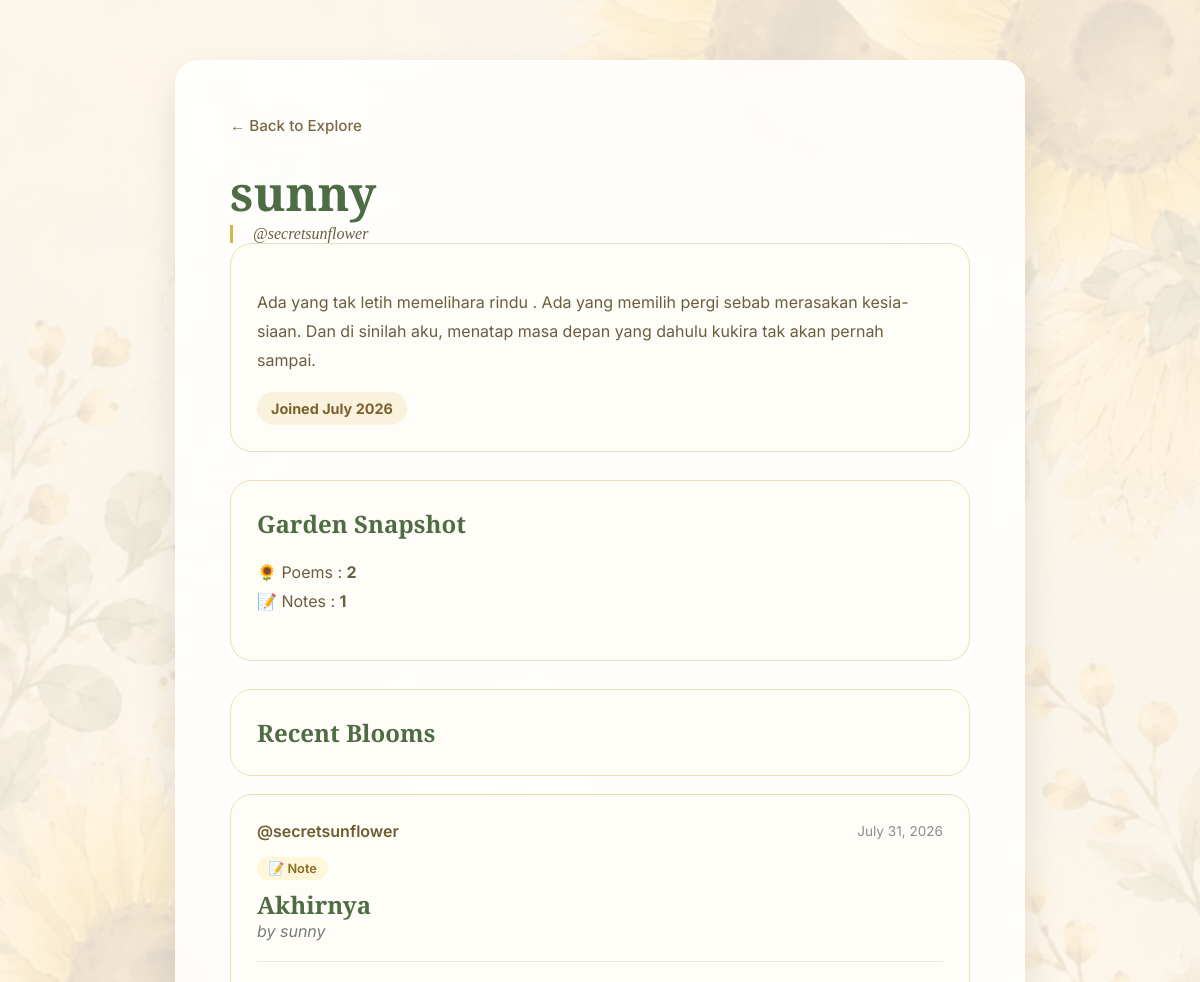
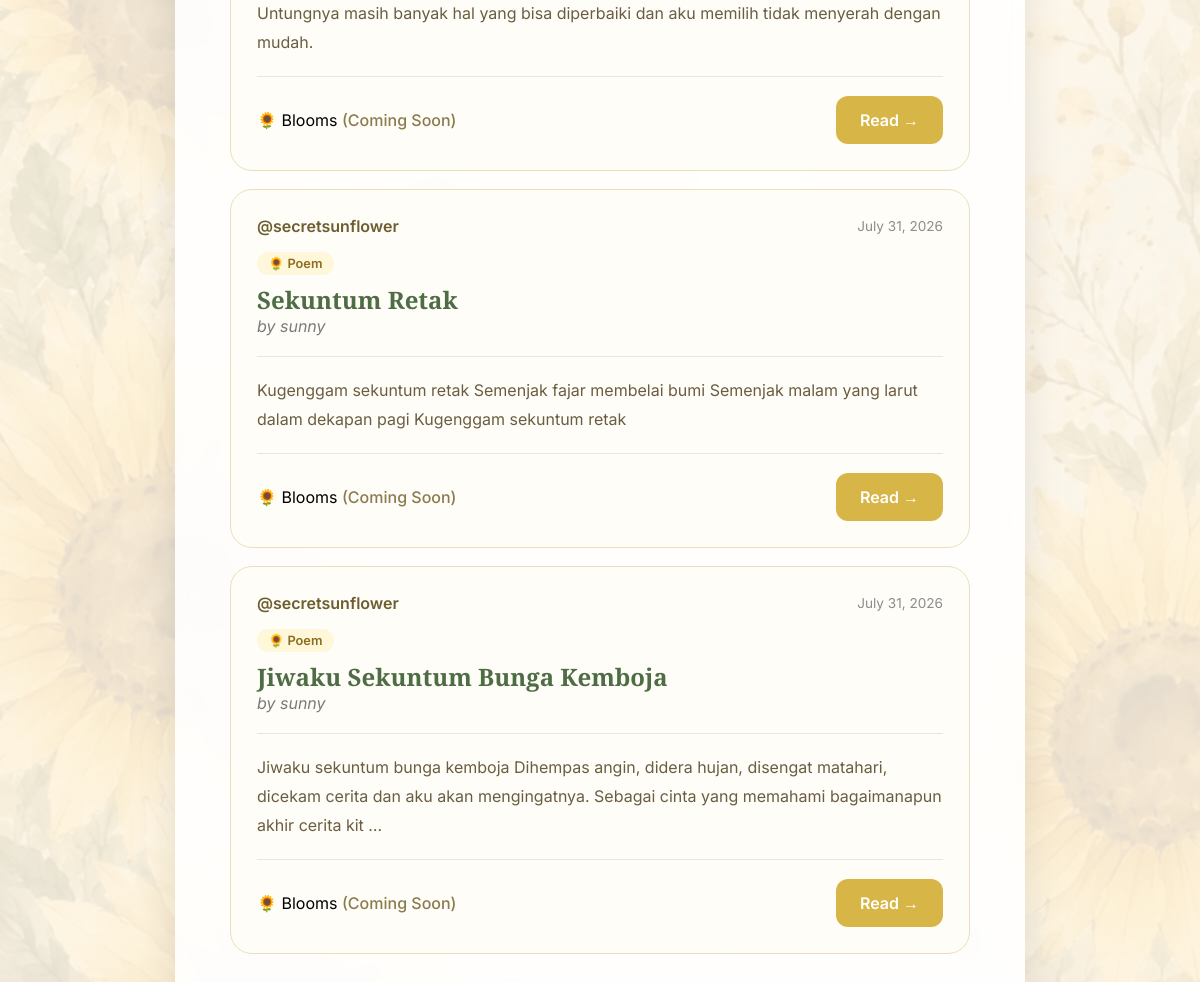
The page /u/secretsunflower (signed in) on the database its author committed (2 pictures, top to bottom).
### app/models.py (models this page shows, shortened)
class User(UserMixin, db.Model):
    __tablename__ = "users"
    id = db.Column(
        db.Integer,
        primary_key=True,
    )
    username = db.Column(
        db.String(50),
        unique=True,
        nullable=False,
    )
    display_name = db.Column(
        db.String(100),
        nullable=False,
    )
    email = db.Column(
        db.String(120),
        unique=True,
        nullable=False,
    )
    password_hash = db.Column(
        db.String(255),
        nullable=False,
    )
    created_at = db.Column(
        db.DateTime,
        default=datetime.utcnow,
        nullable=False,
    )
    bio = db.Column(
        db.String(250),
        nullable=True,
    )
    poems = db.relationship(
        "Poem",
        back_populates="author",
        cascade="all, delete-orphan",
        lazy=True,
    )
    notes = db.relationship(
        "Note",
        back_populates="author",
        cascade="all, delete-orphan",
        lazy=True,
    )
    cherishes = db.relationship(
    "Cherish",
    back_populates="user",
    cascade="all, delete-orphan",
)

class Note(db.Model):
    __tablename__ = "notes"
    id = db.Column(
        db.Integer,
        primary_key=True,
    )
    title = db.Column(
        db.String(150),
        nullable=False,
    )
    content = db.Column(
        db.Text,
        nullable=False,
    )
    is_public = db.Column(
        db.Boolean,
        default=False,
        nullable=False,
    )
    created_at = db.Column(
        db.DateTime,
        default=datetime.utcnow,
        nullable=False,
    )
    updated_at = db.Column(
        db.DateTime,
        default=datetime.utcnow,
        onupdate=datetime.utcnow,
        nullable=False,
    )
    user_id = db.Column(
        db.Integer,
        db.ForeignKey("users.id"),
        nullable=False,
    )
    author = db.relationship(
        "User",
        back_populates="notes",
    )
    cherishes = db.relationship(
    "Cherish",
    back_populates="note",
    cascade="all, delete-orphan",
)

class Poem(db.Model):
    __tablename__ = "poems"
    id = db.Column(
        db.Integer,
        primary_key=True,
    )
    title = db.Column(
        db.String(150),
        nullable=False,
    )
    content = db.Column(
        db.Text,
        nullable=False,
    )
    is_public = db.Column(
        db.Boolean,
        default=False,
        nullable=False,
    )
    created_at = db.Column(
        db.DateTime,
        default=datetime.utcnow,
        nullable=False,
    )
    updated_at = db.Column(
        db.DateTime,
        default=datetime.utcnow,
        onupdate=datetime.utcnow,
        nullable=False,
    )
    user_id = db.Column(
        db.Integer,
        db.ForeignKey("users.id"),
        nullable=False,
    )
    author = db.relationship(
        "User",
        back_populates="poems",
    )
    cherishes = db.relationship(
    "Cherish",
    back_populates="poem",
    cascade="all, delete-orphan",
)

### app/profile/routes.py (the view)
@profile.route("/u/<string:username>")
@login_required
def public_profile(username):
    user = User.query.filter_by(
        username=username,
    ).first_or_404()
    poems = (
        Poem.query.filter_by(
            user_id=user.id,
            is_public=True,
        ).all()
    )
    notes = (
        Note.query.filter_by(
            user_id=user.id,
            is_public=True,
        ).all()
    )
    blooms = sorted(
        poems + notes,
        key=lambda bloom: bloom.created_at,
        reverse=True,
    )
    stats = {
        "public_poems": len(poems),
        "public_notes": len(notes),
    }
    return render_template(
        "profile/public_profile.html",
        user=user,
        blooms=blooms,
        stats=stats,
    )

### app/templates/profile/public_profile.html (shortened to what this page needs)
<!DOCTYPE html>
<html lang="en">
<head>
    <link rel="stylesheet"
          href="{{ url_for('static', filename='css/poem.css') }}">
</head>
<body>
<main class="container">
<div class="card poems-overview">
<a href="{{ url_for('explore.home') }}"
class="back-link">
← Back to Explore
</a>
<h1>
{{ user.display_name }}
</h1>
<p class="intro">
@{{ user.username }}
</p>
<div class="poem-card">
<p class="poem-preview">
{{ user.bio if user.bio else "Blooming quietly 🌻" }}
</p>
<div class="poem-actions"
style="justify-content:flex-start;">
<span class="badge public">
Joined {{ user.created_at.strftime("%B %Y") }}
</span>
</div>
</div>
<div class="poem-list"
style="margin-top:28px;">
<div class="poem-card">
<div class="poem-card-header">
<h2>
Garden Snapshot
</h2>
</div>
<div class="poem-preview">
<p>
🌻 Poems :
<strong>
{{ stats.public_poems }}
</strong>
</p>
<p>
📝 Notes :
<strong>
{{ stats.public_notes }}
</strong>
</p>
</div>
</div>
</div>
<div class="poem-list"
style="margin-top:28px;">
<div class="poem-card">
<div class="poem-card-header">
<h2>
Recent Blooms
</h2>
</div>
</div>
{% if blooms %}
{% for bloom in blooms %}
<article class="poem-card">
<div class="community-header">
<a href="{{ url_for(
'profile.public_profile',
username=user.username) }}"
class="community-username">
@{{ user.username }}
</a>
<time
class="community-date"
datetime="{{ bloom.created_at.isoformat() }}">
{{ bloom.created_at.strftime("%B %d, %Y") }}
</time>
</div>
{% if bloom.__class__.__name__ == "Poem" %}
<span class="content-type">
🌻 Poem
</span>
{% else %}
<span class="content-type">
📝 Note
</span>
{% endif %}
<h2 class="community-title">
{{ bloom.title }}
</h2>
<p class="community-author">
by {{ user.display_name }}
</p>
<div class="community-divider"></div>
<p class="poem-preview">
{{ bloom.content[:180] }}
{% if bloom.content|length > 180 %}
…
{% endif %}
</p>
<div class="community-divider"></div>
<div class="community-footer">
<span class="community-blooms">
🌻 Blooms
<span class="coming-soon">
(Coming Soon)
</span>
</span>
{% if bloom.__class__.__name__ == "Poem" %}
<a href="{{ url_for(
'poem.view_poem',
poem_id=bloom.id) }}"
class="button">
Read →
</a>
{% else %}
<a href="{{ url_for(
'note.view_note',
note_id=bloom.id) }}"
class="button">
Read →
</a>
{% endif %}
</div>
</article>
{% endfor %}
{% else %}
<p class="empty-state">
Nothing has bloomed yet.
</p>
{% endif %}
</div>
</div>
</main>
</body>
</html>

### app/static/css/poem.css (style rules this page uses)
* { margin:0; padding:0; box-sizing:border-box; }
body { font-family:"Inter",sans-serif; background: linear-gradient( rgba(255,248,235,.88), rgba(255,248,235,.88) ), url("../img/andbees.jfif"); background-size:cover; background-position:center; background-attachment:fixed; min-height:100vh; display:flex; justify-content:center; align-items:center; padding:60px 20px; }
.container { width:100%; max-width:850px; }
.card { background:rgba(255,255,255,.90); backdrop-filter:blur(8px); border-radius:24px; padding:55px; box-shadow: 0 18px 40px rgba(0,0,0,.10); }
.back-link { text-decoration:none; color:#7b6943; font-size:.95rem; font-weight:500; transition:.25s; }
h1 { margin-top:25px; font-family:"Cormorant Garamond",serif; font-size:3rem; color:#4f6d45; }
.intro { border-left:3px solid #d8b547; padding-left:20px; font-family:"Lora", serif; font-size:1rem; font-style:italic; color:#6b5d41; }
.poem-list { display:grid; gap:18px; margin-top:30px; }
.poem-card, .poem-detail, .poem-confirm { background:#fffdf8; border:1px solid #eadfb8; border-radius:22px; padding:26px; }
.poem-card-header { display:flex; justify-content:space-between; align-items:flex-start; gap:16px; flex-wrap:wrap; }
.poem-card h2, .poem-detail h1, .poem-confirm h1 { font-family:"Cormorant Garamond",serif; color:#4f6d45; margin:0; }
.poem-preview, .poem-date, .poem-content, .confirm-details p { color:#6b5d41; line-height:1.8; }
.poem-preview { margin:18px 0; font-size:1rem; }
.poem-actions, .poem-detail-actions { display:flex; justify-content:flex-end; gap:12px; flex-wrap:wrap; }
.button { display:inline-flex; align-items:center; justify-content:center; padding:14px 24px; border-radius:12px; background:#d8b547; color:#fff; text-decoration:none; font-weight:600; }
.badge { display:inline-flex; align-items:center; gap:6px; padding:8px 14px; border-radius:999px; font-size:.9rem; font-weight:700; }
.badge.public { background:rgba(216,181,71,.15); color:#7d602f; }
.content-type { display:inline-block; margin-bottom:.5rem; font-size:.8rem; font-weight:600; color:#8c6d1f; background:#fff7d9; padding:.25rem .7rem; border-radius:999px; }
.community-header { display:flex; justify-content:space-between; align-items:center; margin-bottom:1rem; }
.community-username { text-decoration:none; font-weight:600; color:#6d5d2f; }
.community-date { font-size:.85rem; color:#8d8d8d; }
.community-title { margin:.75rem 0 .35rem; }
.community-author { color:#7a7a7a; font-style:italic; margin-bottom:1.25rem; }
.community-divider { border-top:1px solid #ece6d9; margin:1.2rem 0; }
.community-footer { display:flex; justify-content:space-between; align-items:center; }
.coming-soon { color:#8b7b4f; font-weight:500; }

### rows shown on the page
User: display_name "sunny", username "secretsunflower", bio "Ada yang tak letih memelihara rindu . Ada yang memilih pergi sebab merasakan kesia-siaan. Dan di sinilah aku, menatap masa depan yang dahulu kukira tak akan pernah sampai.", created_at "July 2026"
Note: created_at "July 31, 2026", shows "📝 Note", title "Akhirnya", content "Untungnya masih banyak hal yang bisa diperbaiki dan aku memilih tidak menyerah dengan mudah."
Poem: created_at "July 31, 2026", shows "🌻 Poem", title "Sekuntum Retak", content "Kugenggam sekuntum retak Semenjak fajar membelai bumi Semenjak malam yang larut dalam dekapan pagi Kugenggam sekuntum retak"
Poem: created_at "July 31, 2026", shows "🌻 Poem", title "Jiwaku Sekuntum Bunga Kemboja", content "Jiwaku sekuntum bunga kemboja Dihempas angin, didera hujan, disengat matahari, dicekam cerita dan aku akan mengingatnya. Sebagai cinta yang memahami bagaimanapun akhir cerita kit"

### other values the page prints
{{ stats.public_poems }} "2"
{{ stats.public_notes }} "1"
